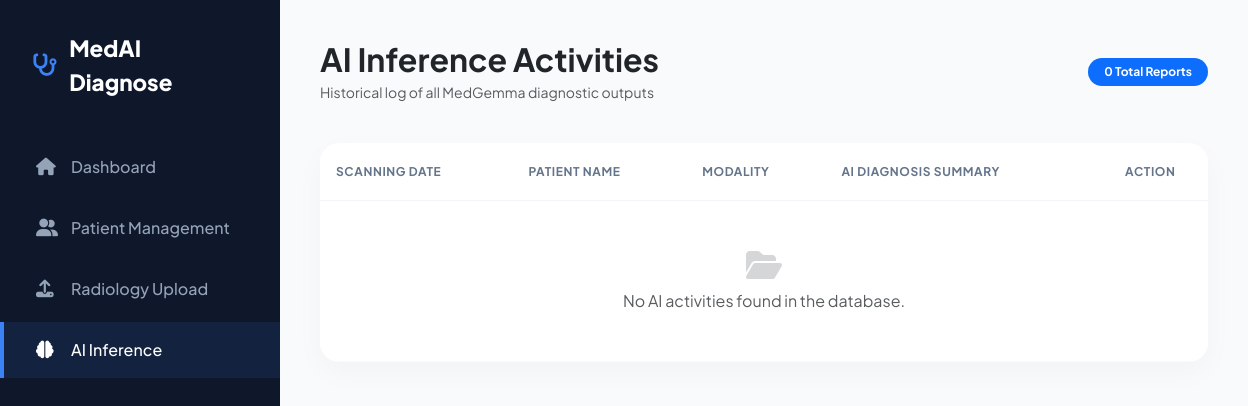
The page /ai-inference/ on the database as committed earlier.
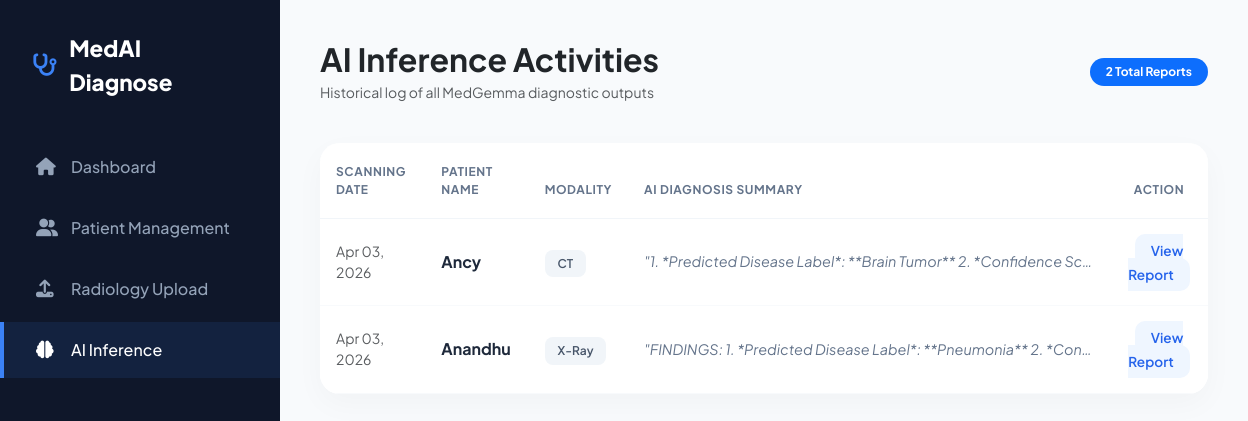
The same page on the database as committed later.
### analyzer/models.py (models this page shows, shortened)
class Scan(models.Model):
    MODALITY_CHOICES = [
        ('X-Ray', 'X-Ray'),
        ('MRI', 'MRI'),
        ('CT', 'CT Scan'),
    ]
    patient = models.ForeignKey(
        Patient,
        on_delete=models.CASCADE,
        related_name='scans'
    )
    image = models.ImageField(upload_to='radiology_scans/%Y/%m/%d/')
    modality = models.CharField(max_length=20, choices=MODALITY_CHOICES, default='X-Ray')
    analysis = models.TextField(blank=True, null=True)
    created_at = models.DateTimeField(auto_now_add=True)

class Patient(models.Model):
    GENDER_CHOICES = [
        ('Male', 'Male'),
        ('Female', 'Female'),
        ('Other', 'Other'),
    ]
    name = models.CharField(max_length=255)
    age = models.IntegerField()
    gender = models.CharField(max_length=10, choices=GENDER_CHOICES)
    phone = models.CharField(max_length=20, blank=True, null=True)
    email = models.EmailField(blank=True, null=True)
    added_by = models.ForeignKey(User, on_delete=models.CASCADE, related_name='patients', null=True, blank=True)
    created_at = models.DateTimeField(auto_now_add=True)

### analyzer/views.py (the view)
# urls.py: path('ai-inference/', views.ai_inference_list, name='ai_inference'),
def ai_inference_list(request):
    scans = Scan.objects.all().select_related('patient').order_by('-created_at')
    return render(request, 'analyzer/ai_inference.html', {'scans': scans})

### analyzer/templates/analyzer/ai_inference.html (shortened to what this page needs)
<!DOCTYPE html>
<html lang="en">
<head>
    <link href="https://cdn.jsdelivr.net/npm/bootstrap@5.3.0/dist/css/bootstrap.min.css" rel="stylesheet">
    <link rel="stylesheet" href="https://cdnjs.cloudflare.com/ajax/libs/font-awesome/6.4.0/css/all.min.css">
</head>
<body>
    <div class="sidebar">
        <div class="sidebar-brand">
            <i class="fa-solid fa-stethoscope"></i> MedAI Diagnose
        </div>
        <ul class="nav-menu">
            <li class="nav-item">
                <a href="{% url 'doctordashboard' %}" class="nav-link">
                    <i class="fa-solid fa-house"></i> Dashboard
                </a>
            </li>
            <li class="nav-item">
                <a href="{% url 'doctor_patient' %}" class="nav-link">
                    <i class="fa-solid fa-user-group"></i> Patient Management
                </a>
            </li>
            <li class="nav-item">
                <a href="{% url 'radiology_upload' %}" class="nav-link">
                    <i class="fa-solid fa-upload"></i> Radiology Upload
                </a>
            </li>
            <li class="nav-item">
                <a href="{% url 'ai_inference' %}" class="nav-link active">
                    <i class="fa-solid fa-brain"></i> AI Inference
                </a>
            </li>
        </ul>
    </div>
    <div class="main-content">
        <div class="page-header">
            <div>
                <h2 class="fw-bold mb-1">AI Inference Activities</h2>
                <p class="text-muted small mb-0">Historical log of all MedGemma diagnostic outputs</p>
            </div>
            <div class="text-end">
                <span class="badge rounded-pill bg-primary px-3 py-2">
                    {{ scans.count }} Total Reports
                </span>
            </div>
        </div>
        <div class="inference-card card">
            <div class="table-responsive">
                <table class="table table-hover mb-0">
                    <thead>
                        <tr>
                            <th>Scanning Date</th>
                            <th>Patient Name</th>
                            <th>Modality</th>
                            <th>AI Diagnosis Summary</th>
                            <th class="text-center">Action</th>
                        </tr>
                    </thead>
                    <tbody>
                        {% for scan in scans %}
                        <tr>
                            <td class="small text-muted">{{ scan.created_at|date:"M d, Y" }}</td>
                            <td><span class="fw-bold">{{ scan.patient.name }}</span></td>
                            <td><span class="modality-badge">{{ scan.modality }}</span></td>
                            <td>
                                <div class="diagnosis-text">
                                    "{{ scan.analysis|striptags }}"
                                </div>
                            </td>
                            <td class="text-center">
                                <a href="{% url 'scan_report' scan.id %}" class="btn-view text-decoration-none">
                                    View Report
                                </a>
                            </td>
                        </tr>
                        {% empty %}
                        <tr>
                            <td colspan="5" class="text-center py-5 text-muted">
                                <i class="fa-solid fa-folder-open d-block mb-2 fs-2 opacity-25"></i>
                                No AI activities found in the database.
                            </td>
                        </tr>
                        {% endfor %}
                    </tbody>
                </table>
            </div>
        </div>
    </div>
</body>
</html>

Rows that differ between the two databases and show on the page:
added Scan: created_at "Apr 03, 2026", patient.name "Ancy", modality "CT", analysis "1. *Predicted Disease Label*: **Brain Tumor** 2. *Confidence Sc…"
added Scan: created_at "Apr 03, 2026", patient.name "Anandhu", modality "X-Ray", analysis "FINDINGS: 1. *Predicted Disease Label*: **Pneumonia** 2. *Con…"
Other text that changed with them:
{{ scans.count }}: "0" → "2"
text no longer shown: "No AI activities found in the database."
